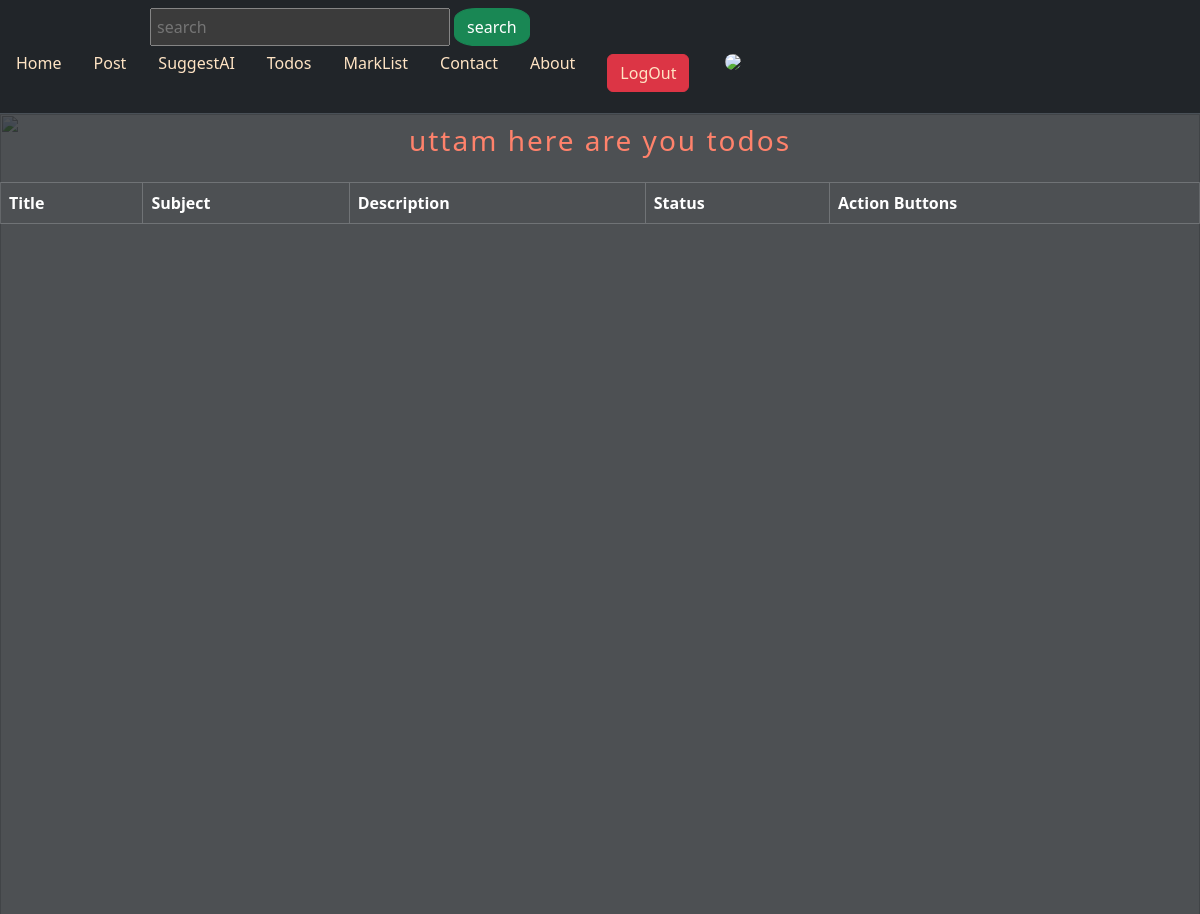
Page /blogsDaily/markList (signed in) on the earlier database version.
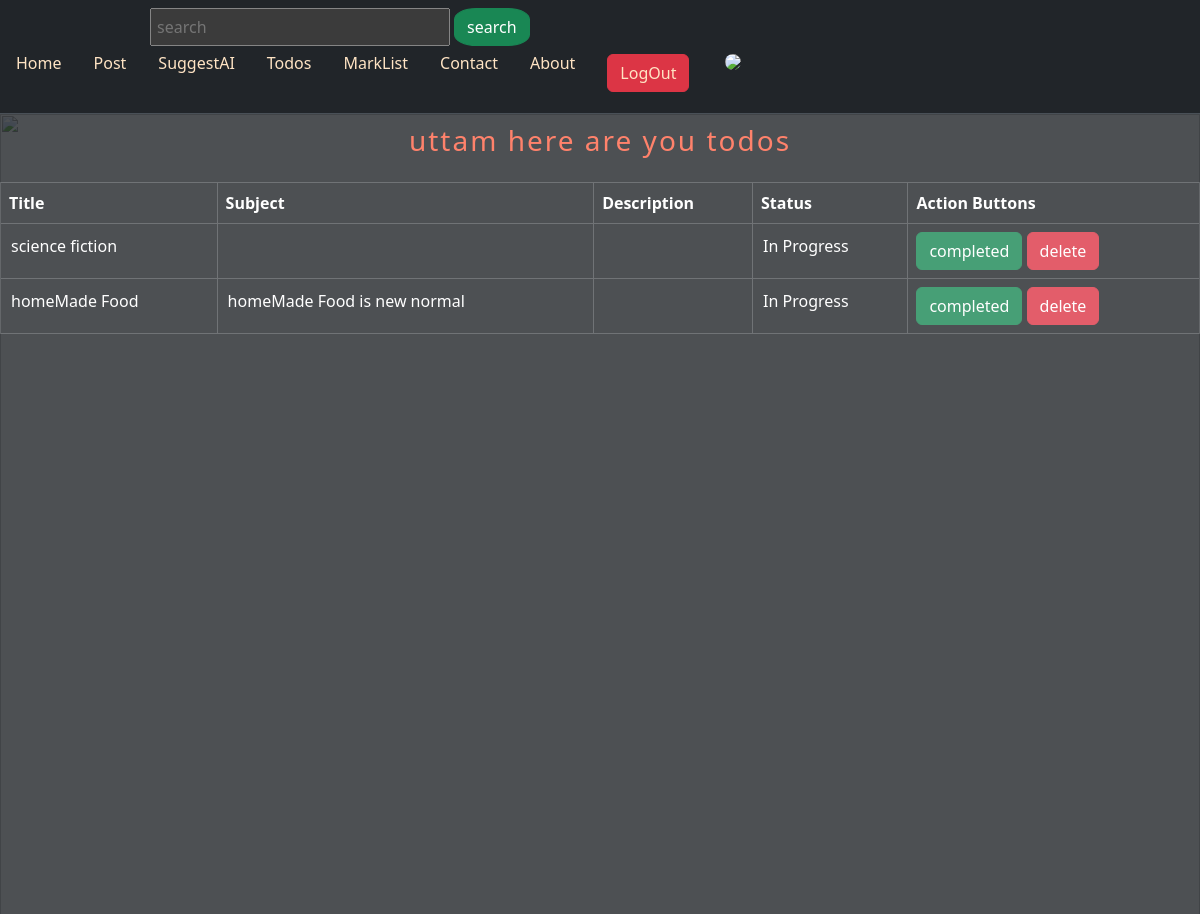
Same page on the later database version.
### todos/models.py (models this page shows, shortened)
class todo(models.Model):
    todo_id = models.AutoField(primary_key=True)
    user =models.ForeignKey(User, on_delete=models.CASCADE)
    title = models.CharField(max_length=150)
    subject = models.CharField(max_length=250, blank=True)
    description = models.CharField(max_length=300, blank=True)
    crux = models.CharField(max_length=350, blank=True)
    status = models.BooleanField(default=False)

### authentication/middlewares.py (the view)
    def wrapped_view(request, *args, **kwargs):
        if request.user.is_authenticated == False:
            return redirect('authentication:signUp')
        return view_function(request, *args, **kwargs)

### todos/views.py (called while the page is built)
@auth
def todo_list(request):
    user = request.user
    todos = todo.objects.filter(user=user)
    context ={
        'todos': todos,
        'user' : user
    }
    return render(request, 'todos/todo_list.html',context)

### todos/templates/todos/todo_list.html (shortened to what this page needs)
{% extends "posts/base_layout.html" %}
{% load static %}
{% block content %}
    <div class="bg-dark text-white" style="min-height: 100vh ; opacity: 80%; ">
        <section>
            <h3 style="text-align: center; color:tomato ; padding-top:10px ; letter-spacing: 2px;">{{user}} here are you todos</h3>
            <table class="table mb-4 table-bordered mt-4 table-dark ">
                <thead>
                  <th>Title</th>
                  <th>Subject</th>
                  <th>Description</th>
                  <th>Status</th>
                  <th>Action Buttons</th>
                </thead>
                <tbody>
                {% for todo in todos %}
                <tr>
                  <td style="padding: 10px;">{{todo.title}}</td>
                  <td style="padding: 10px;">{{todo.subject}}</td>
                  <td style="padding: 10px;">{{todo.description}}</td>
                  {% if todo.status == False %}
                    <td style="padding: 10px;">In Progress</td>
                  {% else %}
                    <td style="padding: 10px;">Completed</td>
                  {% endif %}
                  <td>
                    <button type="submit" class="btn btn-success">completed</button>
                    <button type="submit" class="btn btn-danger">delete</button>
                  </td>
                </tr>
                {% endfor %}
                </tbody>
            </table>
        </section>
    </div>
{% endblock %}

Differences in the rows shown:
added todo: title "science fiction", status "In Progress"
added todo: title "homeMade Food", subject "homeMade Food is new normal", status "In Progress"
